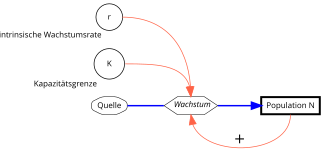

This chart was generated by the following R code:
graph <- "
digraph logistic_growth {

  graph [rankdir = 'LR', bgcolor='none', fontsize=10]

  node [shape = circle, height='0.2', fixedsize=false, fontsize=8, penwidth=0.7, fontname='Open Sans']
   r [xlabel='  intrinsische Wachstumsrate']
   K [xlabel=' Kapazitätsgrenze']

  node [shape = box, penwidth=2]
    N [label='Population N']

  node [shape = octagon, width=0.5, penwidth=0.5, style='rounded', fixedsize=true, height=0.25]
    Quelle
    #Senke

  node [shape=hexagon, style='', width='' height=0.25]
    growth [label=<<I>Wachstum</I>>]

  edge [penwidth=1.5]
    Quelle -> growth [dir = none, color = 'blue']# headclip=false]
    growth -> N      [dir = left, color = 'blue']# tailclip=false]
    #N -> Senke

  edge [penwidth=0.7, arrowhead=normal, tailport = 's', headport = 's', constraint = false, color=tomato]
    N -> growth [label='+']

  edge [penwidth=0.7, arrowhead=normal, tailport = 'e', headport = 'n', constraint = false, color=tomato]
    r -> growth
    K -> growth
}
"
